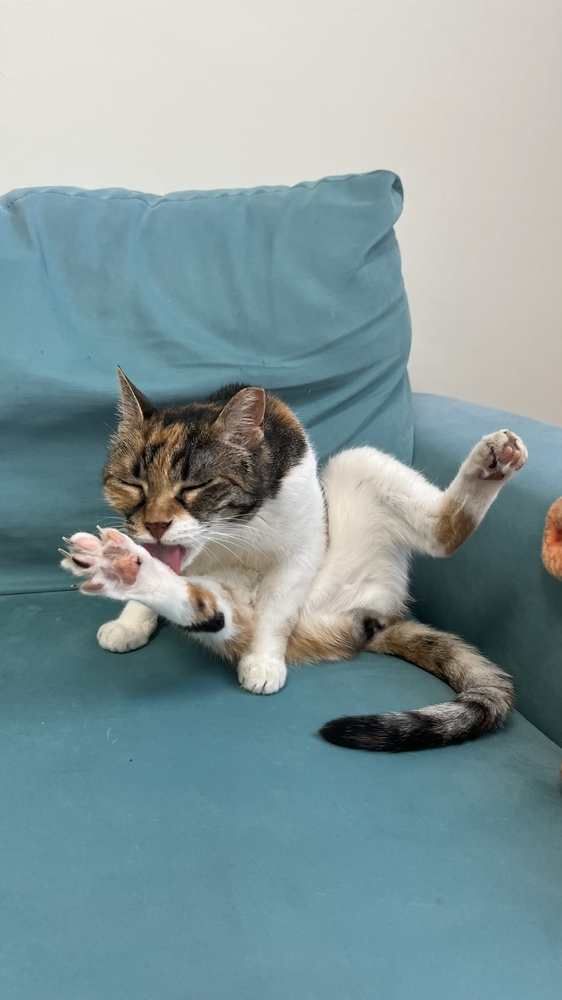
#> input picture cat.jpg, 562 x 1000 px, shrunk from 2268 x 4032 before the run
$ jupyter execute ex2_q2.ipynb   (older library calls are emulated)
#> lines starting #> are read from the running program, lines starting #| are printed output that depends on the picture; after the words box and inside, x2 and y2 are one past the last pixel; in counts of white or black regions, pixels touching at a corner belong together
Q2 Daniel Lin 322594508

[cell 1]
import cv2
import numpy as np
import matplotlib.pyplot as plt

cat_image = cv2.imread('cat.jpg', cv2.IMREAD_GRAYSCALE)
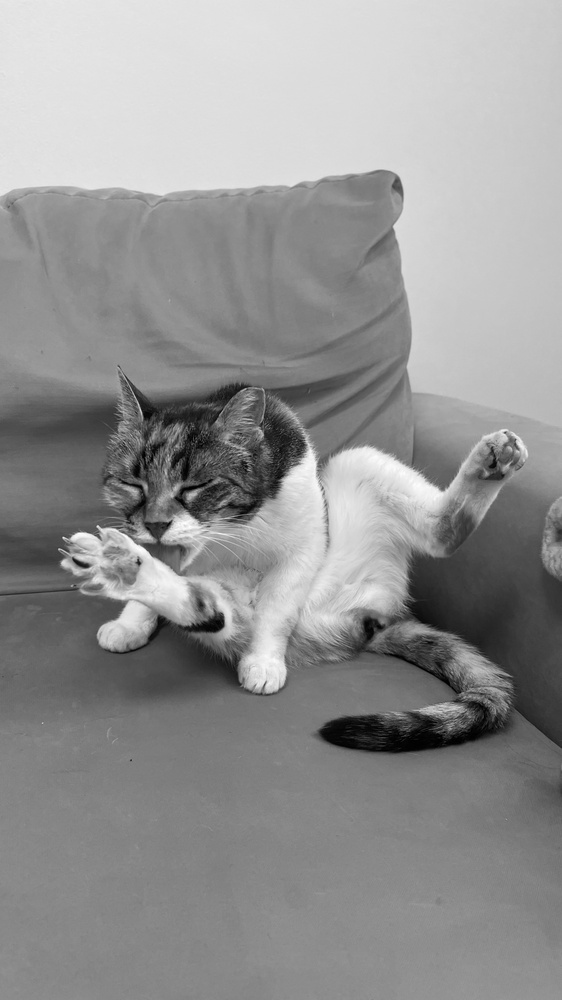
#> cat_image: shape (1000, 562); min 0, max 255, mean 147

def manual_convolution(image, kernel):
    image_height, image_width = image.shape
#> image_height = 1000; image_width = 562
    kernel_height, kernel_width = kernel.shape

    pad_height = kernel_height // 2
    pad_width = kernel_width // 2

    padded_image = np.zeros((image_height + 2 * pad_height, image_width + 2 * pad_width))
    padded_image[pad_height:pad_height + image_height, pad_width:pad_width + image_width] = image

    output_image = np.zeros_like(image, dtype=np.float64)

    for i in range(image_height):
        for j in range(image_width):
            region = padded_image[i:i + kernel_height, j:j + kernel_width]
            output_image[i, j] = np.sum(region * kernel)
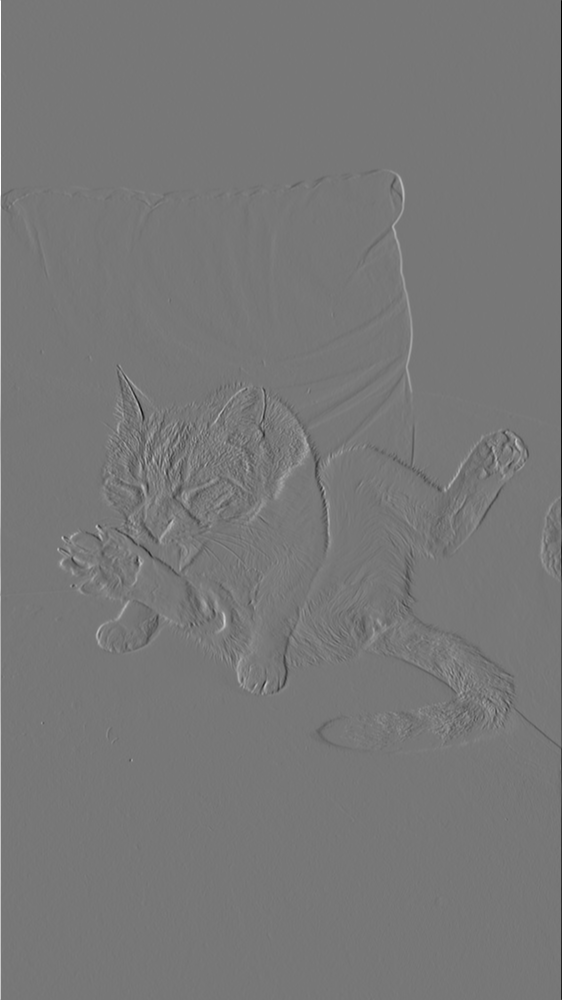
#> output_image: shape (1000, 562) float64; min -815, max 922, mean 0; drawn with min black and max white

    return output_image

def fix_image(image):
    clipped = np.clip(image, 0, 255)
    return clipped.astype(np.uint8)

Q2.1

[cell 2]
sobel_x_kernel = np.array([
    [-1, 0, 1],
    [-2, 0, 2],
    [-1, 0, 1]
], dtype=np.float64)

sobel_y_kernel = np.array([
    [-1, -2, -1],
    [0,  0,  0],
    [1,  2,  1]
], dtype=np.float64)

G_x = manual_convolution(cat_image, sobel_x_kernel)
G_y = manual_convolution(cat_image, sobel_y_kernel)
#> after the loop in manual_convolution (call 2), `for i in range(image_height):`:
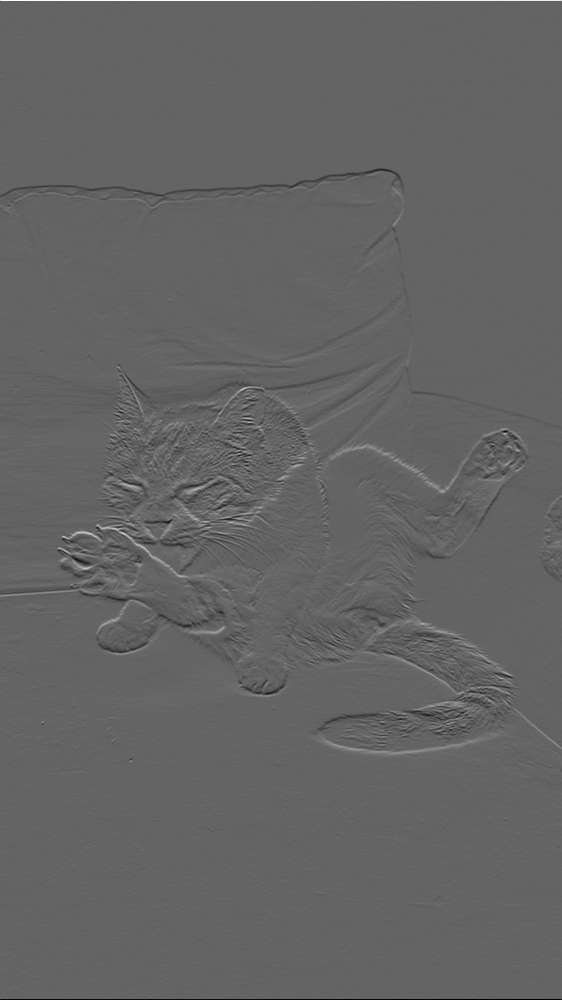
#> output_image: shape (1000, 562) float64; min -598, max 924, mean -0.3; drawn with min black and max white

Q2.2

[cell 3]
edge_strength = np.sqrt(np.square(G_x) + np.square(G_y))
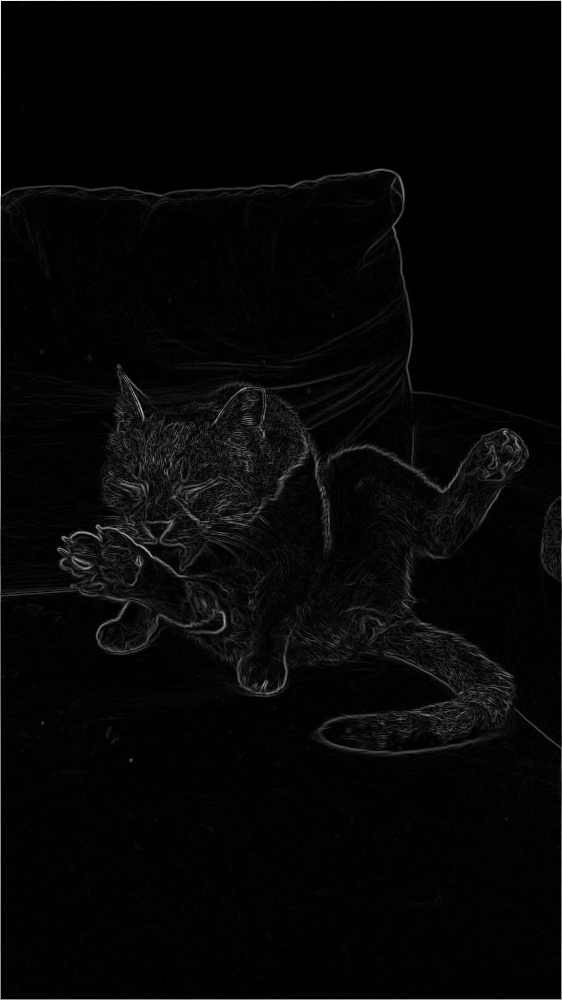
#> edge_strength: shape (1000, 562) float64; min 0, max 978.6, mean 25.5; drawn with min black and max white
edge_direction = np.arctan2(G_y, G_x)
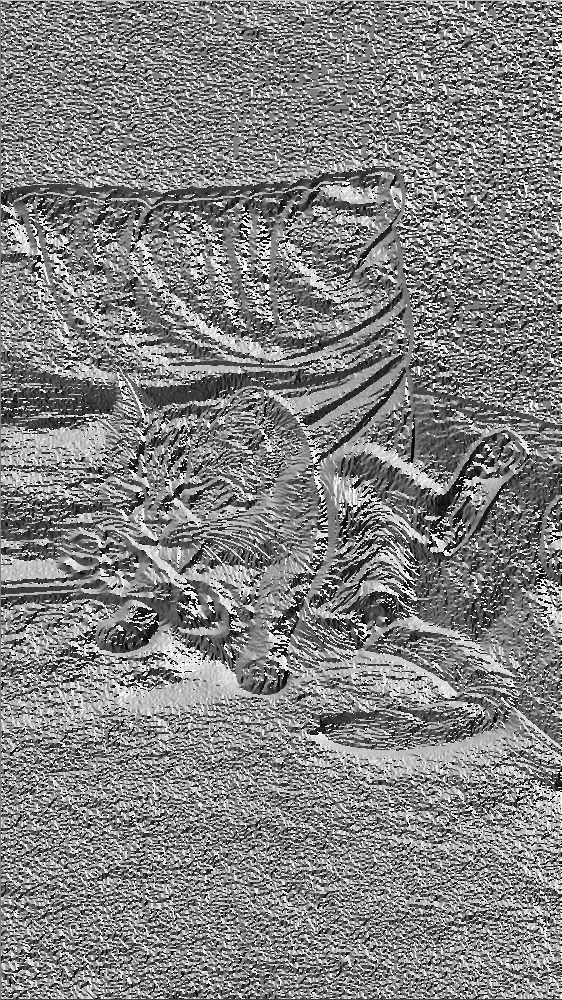
#> edge_direction: shape (1000, 562) float64; min -3.14, max 3.14, mean 0.0764; drawn with min black and max white

plt.figure(figsize=(12, 6))

plt.subplot(1, 2, 1)
plt.imshow(fix_image(edge_strength), cmap="gray")
plt.title("Edge Strength")
plt.axis("off")

plt.subplot(1, 2, 2)
plt.imshow(edge_direction, cmap="hsv")
plt.title("Edge Direction")
plt.axis("off")

plt.show()

Q2.3

[cell 4]
threshold = 60 # the best result was when threshold = 60

binary_edge_map = (edge_strength > threshold).astype(np.uint8) * 255
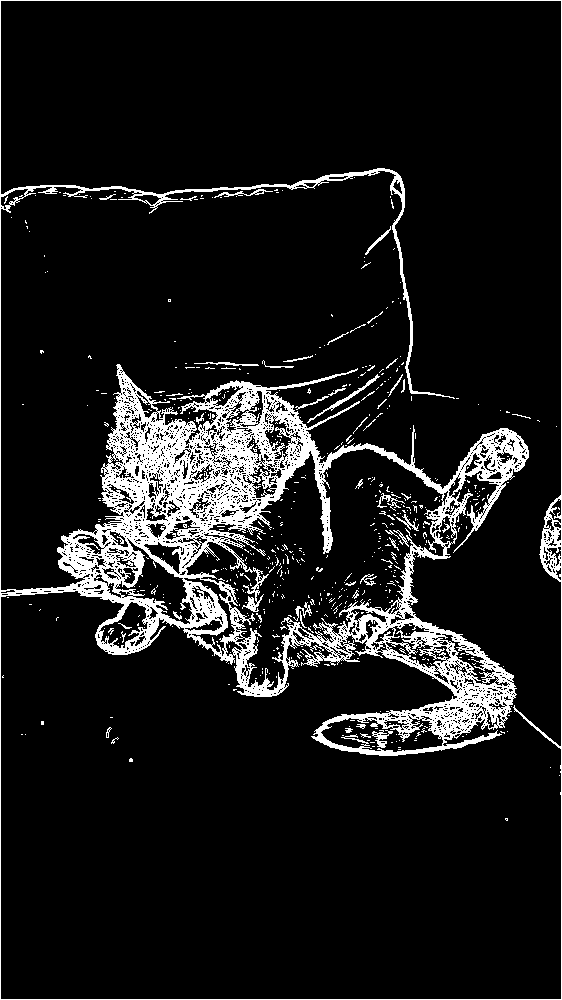
#> binary_edge_map: shape (1000, 562); 10.1% white; 592 white regions (546 under 20 px), largest, box (x1, y1, x2, y2) and area: (0, 0, 562, 1000) 52738, (307, 374, 380, 423) 243, (372, 730, 393, 748) 158

plt.imshow(binary_edge_map, cmap="gray")
plt.title(f"Binary Edge Map (Threshold T = 60)")
plt.axis("off")
plt.show()

Q2.4 + Q2.5

[cell 5]
def plot_comparison(manual, opencv, title):
    plt.figure(figsize=(10, 5))

    plt.subplot(1, 2, 1)
    plt.imshow(fix_image(manual), cmap='gray')
    plt.title(f"Manual {title}")
    plt.axis('off')

    plt.subplot(1, 2, 2)
    plt.imshow(fix_image(opencv), cmap='gray')
    plt.title(f"OpenCV {title}")
    plt.axis('off')

    plt.show()


cv2_sobel_x = cv2.Sobel(cat_image, cv2.CV_64F, 1, 0, ksize=3)
cv2_sobel_y = cv2.Sobel(cat_image, cv2.CV_64F, 0, 1, ksize=3)
cv2_magnitude = cv2.magnitude(cv2_sobel_x, cv2_sobel_y)

plot_comparison(G_x, cv2_sobel_x, "Sobel-X")
#> in fix_image (call 2), `clipped = np.clip(image, 0, 255)`:
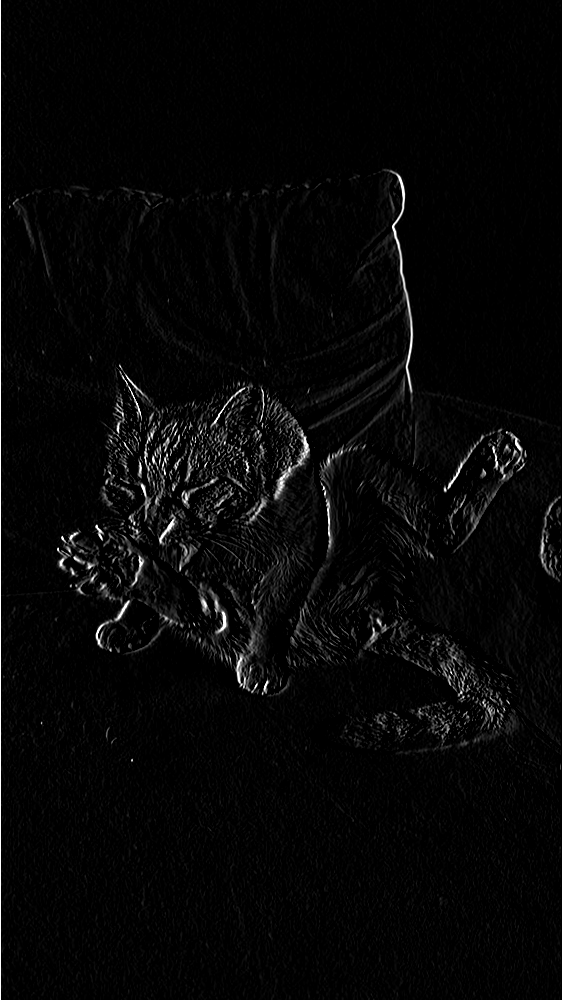
#> clipped: shape (1000, 562) float64; min 0, max 255, mean 6.7
plot_comparison(G_y, cv2_sobel_y, "Sobel-Y")
#> in fix_image (call 4), `clipped = np.clip(image, 0, 255)`:
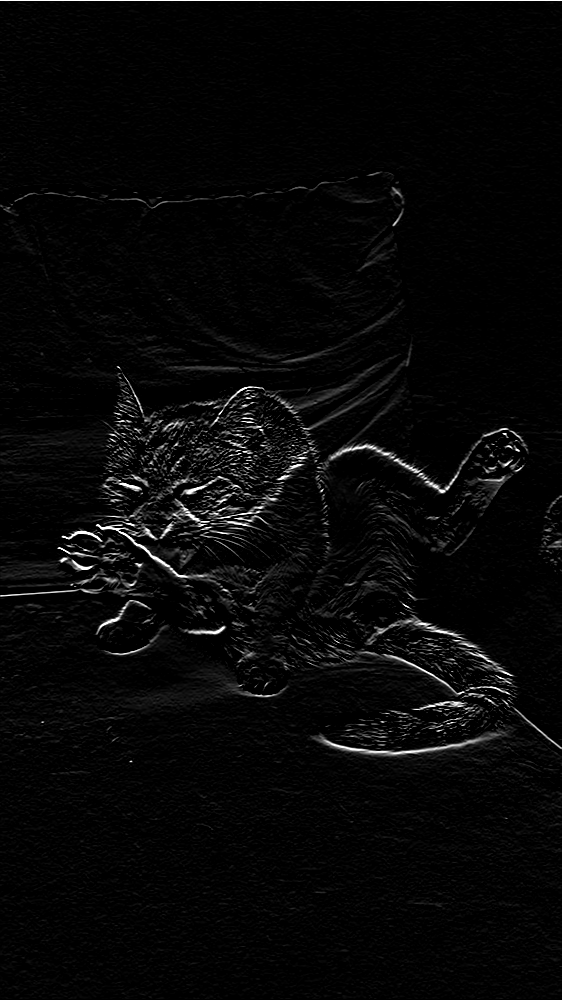
#> clipped: shape (1000, 562) float64; min 0, max 255, mean 7.4
plot_comparison(edge_strength, cv2_magnitude, "Gradient Magnitude")
